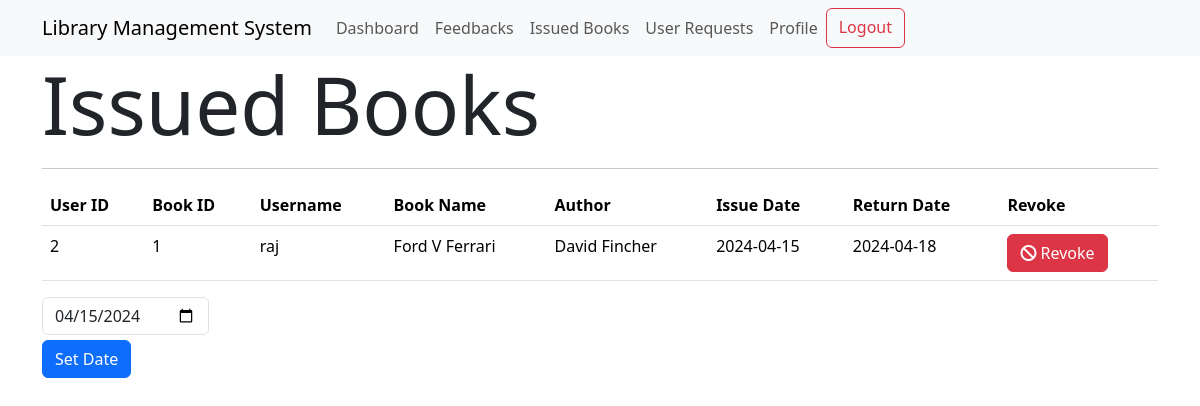
/issued_books (signed in), run on an earlier commit of the app's database.
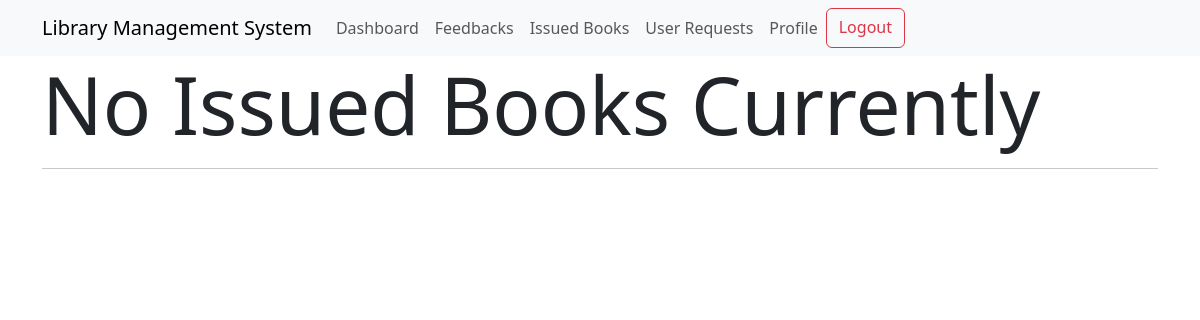
And on a later commit of the database.
### models.py (models this page shows)
class Issued(db.Model):
    id = db.Column(db.Integer, primary_key=True)
    user_id = db.Column(db.Integer, db.ForeignKey("user.id"), nullable=False)
    book_id = db.Column(db.Integer, db.ForeignKey("books.id"), nullable=False)
    username = db.Column(db.String(32), nullable=False)
    book_name = db.Column(db.String(32), nullable=False)
    author = db.Column(db.String(64), nullable=False)
    date_issued = db.Column(db.Date, nullable=False)
    return_date = db.Column(db.Date, nullable=False)

### routes.py (the view)
@app.route("/issued_books")
@admin_required
def issued_books():
    all_issued = Issued.query.all()
    now = datetime.now().strftime("%Y-%m-%d")
    return render_template("issued.html", all_issued=all_issued, now=now)

### routes.py (called while the page is built)
def admin_required(func):
    @wraps(func)
    def inner(*args, **kwargs):
        if "user_id" not in session:
            return redirect(url_for("login"))
        user = User.query.get(session["user_id"])
        if not user.is_admin:
            flash("You are not authorized to access this page")
            return redirect(url_for("index"))
        return func(*args, **kwargs)
    return inner

### templates/issued.html (shortened to what this page needs)
{% extends "layout.html" %}
{% block content %}
{% if all_issued|length > 0 %}
<h1 class="display-1">Issued Books</h1>
<hr>
<table class="table">
    <thead>
        <tr>
            <th>User ID</th>
            <th>Book ID</th>
            <th>Username</th>
            <th>Book Name</th>
            <th>Author</th>
            <th>Issue Date</th>
            <th>Return Date</th>
            <th>Revoke</th>
        </tr>
    </thead>
    <tbody>
        {% for item in all_issued %}
        <tr>
            <td>{{item.user_id}}</td>
            <td>{{item.book_id}}</td>
            <td>{{item.username}}</td>
            <td>{{item.book_name}}</td>
            <td>{{item.author}}</td>
            <td>{{item.date_issued}}</td>
            <td>{{item.return_date}}</td>
            <td>
                <form action="{{url_for('revoke_book', book_id=item.book_id, user_id=item.user_id)}}" method="POST"
                    style="display: inline;">
                    <button class=" btn btn-danger">
                        <i class="fas fa-ban"></i>
                        Revoke
                    </button>
                </form>
            </td>
        </tr>
        {% endfor %}
    </tbody>
</table>
<form action="{{url_for('set_date')}}" method="POST">
    <input type="date" name="new_date" id="new_date" class="form-control" value="{{now}}" style="width: 15%;">
    <input type="submit" class="btn btn-primary" value="Set Date" style="margin-top: 5px;">
</form>
{% else %}
<h1 class="display-1">No Issued Books Currently</h1>
<hr>
{% endif %}
{% endblock content %}

What changed in the data, as far as the page shows it:
removed Issued: user_id "2", book_id "1", username "raj", book_name "Ford V Ferrari", author "David Fincher", date_issued "2024-04-15", return_date "2024-04-18"
Also different on the page:
form field new_date: "04/15/2024" → (not shown)
form field value: "Set Date" → (not shown)
text no longer shown: "Issued Books User ID Book ID Username Book Name Author Issue Date Return Date Revoke"
text now shown: "No Issued Books Currently"
